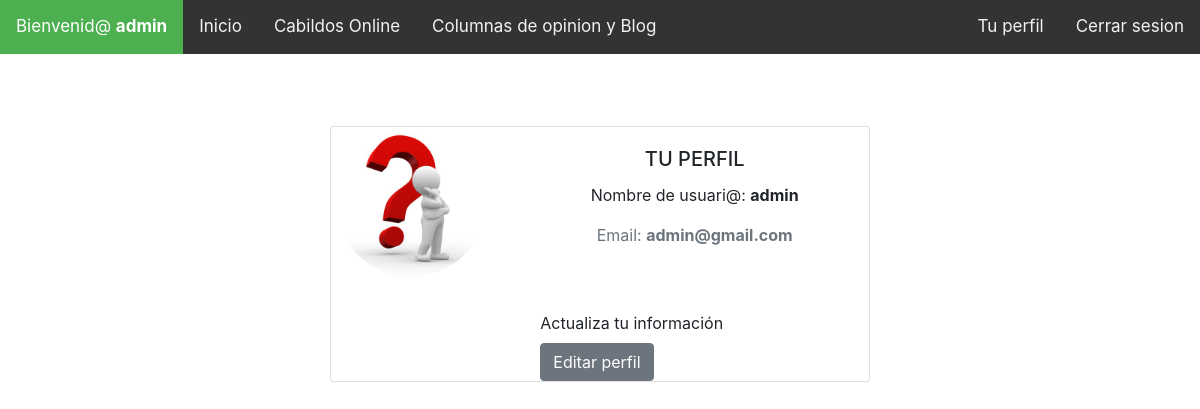
The app's page /perfil (signed in), older data.
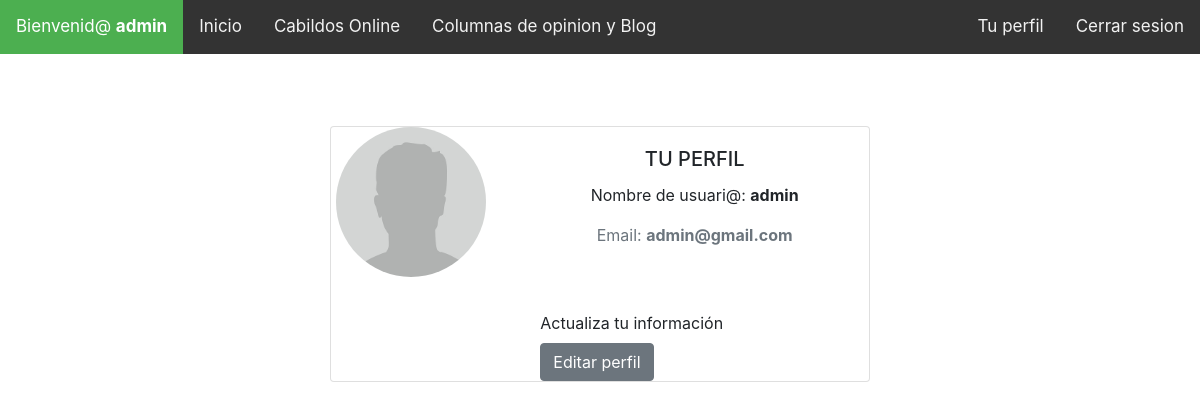
The same page, newer data.
### posts/models.py (models this page shows, shortened)
class User(AbstractUser):
    pass

class Profile(models.Model):
    user = models.OneToOneField(User, on_delete=models.CASCADE)
    image = models.ImageField(default= 'img-perfil-ejemplo.jpg', upload_to='profile_pics')

### views_web/views.py (the view)
# urls.py: path('perfil', views.perfil),
def perfil(request):
    return render(request, 'perfil.html')

### templates/perfil.html (shortened to what this page needs)
{% load static %}
{% load crispy_forms_tags %}
<!DOCTYPE html>
<html lang="es">
<head>
        <link rel="stylesheet" href="{% static '/css/estilos.css' %}">
        <link rel="stylesheet" href="https://cdn.jsdelivr.net/npm/bootstrap@4.5.3/dist/css/bootstrap.min.css">
</head>
<body>
    <div class="topnav">
        <a class="active" style="color:#FFFFFF">Bienvenid@ <b>{{request.user.username}}</b></a>
        <a href="index">Inicio</a>
        <a href="calendario">Cabildos Online</a>
        <a href="{% url 'list' %}">Columnas de opinion y Blog</a>
        <div class="topnav-right">
            <a href="perfil">Tu perfil</a>
            <a href="/logout">Cerrar sesion</a>
        </div>
      </div>
    <br>
    <br>
    <br>
    <div align = 'center'>
    {% block content %}
    <div class="card mb-3" style="max-width: 540px;">
    <div class="row g-0">
        <div class="col-md-4">
        <img class="rounded-circle account-img" src="{{ user.profile.image.url }}" width='150' height='150'>
        </div>
        <div class="col-md-8">
        <div class="card-body">
            <h5 class="card-title">TU PERFIL</h5>
            <p class="account-heading">Nombre de usuari@: <b>{{ user.username }}</b></p>
            <p class="text-secondary">Email: <b>{{ user.email }}</b></p>
            <br>
            <br>
            <div class = 'card-edit' align = 'left'>
            <form method="POST" action = '' enctype="multipart/form-data">
                <label>Actualiza tu información</label>
                <div>
                    <a href='editar_perfil' class="btn btn-secondary">Editar perfil</a>
                </div>
            </form>
            </div>
        </div>
        </div>
    {% endblock content %}
    </div>
    </div>
    </div>

Row changes from the older to the newer data that the page shows:
changed User "admin": profile.image: picture added in place of a placeholder
